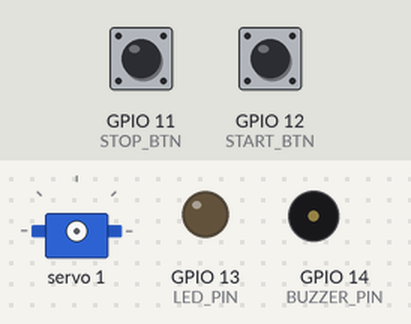
A sketch run on a simulated ESP32-S3. On the bench: servo, output pins drawn as LEDs (lit = HIGH), buzzer (waves = sounding, pin HIGH). Inputs (shaded band) come from the test bench; at power-on: GPIO 12 (START_BTN) HIGH, GPIO 11 (STOP_BTN) HIGH. What the sketch prints to the serial monitor is not drawn.

Above: at 1.8 s.
1.9 s: GPIO 12 (START_BTN) pulled LOW for 0.15 s
At 3.2 s:
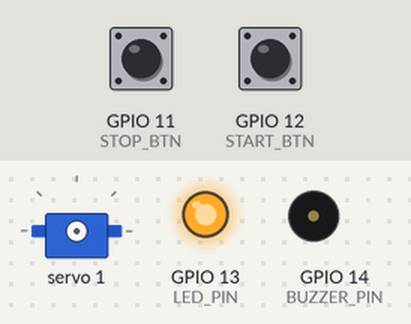
5.0 s: GPIO 11 (STOP_BTN) pulled LOW for 0.15 s
At 6.2 s:
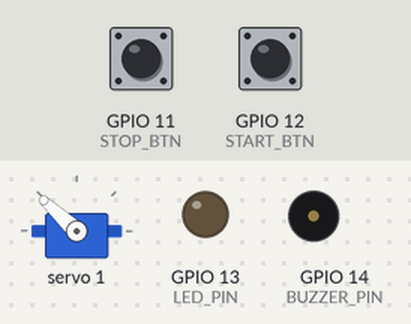
6.6 s: GPIO 12 (START_BTN) pulled LOW for 1 s
At 8.2 s:
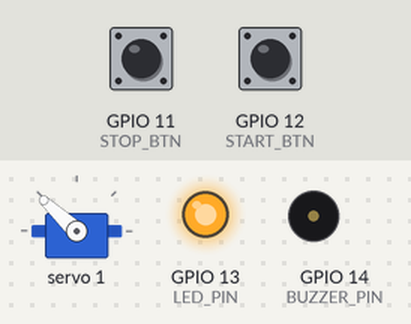
10.6 s: GPIO 11 (STOP_BTN) pulled LOW for 1 s
At 11.6 s:
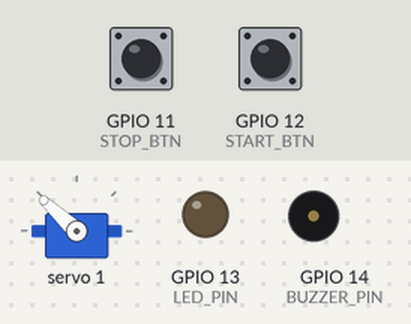
13.1 s: GPIO 12 (START_BTN) pulled LOW for 0.15 s
At 13.18 s:
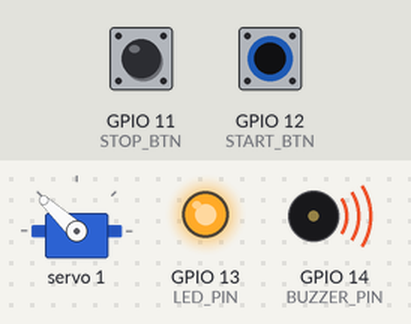
16.2 s: GPIO 11 (STOP_BTN) pulled LOW for 3.2 s
At 16.9 s:
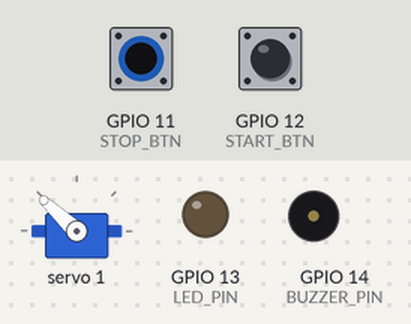
Timing chart, 0 to 19.2 s (numbered marks = the images above; inputs shaded):
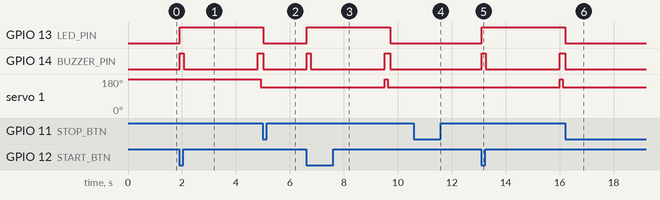

The sketch:

c_servos_stand_stop.ino
```cpp
/**********************************************************************
 * File       : c_servos_start_stop.ino
 * Title      : Modular PCA9685 Servo Controller Shell
 * Author     : Rudy Martin / Next Shift Consulting
 * Project    : Artemis DSAI 2025 Camp
 * Description: A reusable button-controlled shell for servo routines.
 **********************************************************************/

#include <Wire.h>
#include <Adafruit_PWMServoDriver.h>

// --- Pin Configuration ---
const uint8_t SERVO_SDA   = 4;
const uint8_t SERVO_SCL   = 5;
const uint8_t BUZZER_PIN  = 14;
const uint8_t LED_PIN     = 13;
const uint8_t START_BTN   = 12;
const uint8_t STOP_BTN    = 11;

Adafruit_PWMServoDriver pwm = Adafruit_PWMServoDriver(0x40, Wire);

// --- Runtime State ---
bool runMode = false;  // True = execute routine
bool stopFlag = false; // Set when STOP button is pressed

// --- Forward Declarations ---
void waitForSerial();
void scanI2CDevices(TwoWire &bus);
void shellLoop();
void beepOnce();
void runSelectedRoutine();  // <== SWAPPABLE CORE FUNCTION
void runRoutine_sweep();    // Example: default sweep routine
// Future: void runRoutine_classify(), etc.


bool checkStop() {
  if (digitalRead(STOP_BTN) == LOW) {
    Serial.println("⏹️ STOP button pressed mid-pattern.");
    stopFlag = true;
    digitalWrite(BUZZER_PIN, LOW);
    digitalWrite(LED_PIN, LOW);
    return true;
  }
  return false;
}

/* ---------------------------------------------
 * Binary tone pattern + servo sync for each bit
 * Each 1-bit = beep + servo move
 * Each 0-bit = pause only
 * Slower for dramatic effect.
 * --------------------------------------------- */
void playBinaryToneAndMove(uint8_t channel, uint8_t bits = 4, int onTime = 200, int offTime = 200) {
  Serial.printf("CH%02d → ", channel);
  for (int i = bits - 1; i >= 0; i--) {
    if (stopFlag || checkStop()) break;

    bool bit = (channel >> i) & 0x01;
    Serial.print(bit ? "1" : "0");

    if (bit) {
      digitalWrite(BUZZER_PIN, HIGH);
      digitalWrite(LED_PIN, HIGH);

      pwm.setPWM(channel, 0, 600);
      for (int t = 0; t < onTime / 2; t += 20) {
        delay(20);
        if (checkStop()) break;
      }

      pwm.setPWM(channel, 0, 400);
      for (int t = 0; t < onTime / 2; t += 20) {
        delay(20);
        if (checkStop()) break;
      }

      pwm.setPWM(channel, 0, 0);
      digitalWrite(BUZZER_PIN, LOW);
      digitalWrite(LED_PIN, LOW);
    } else {
      for (int t = 0; t < offTime; t += 20) {
        delay(20);
        if (checkStop()) break;
      }
    }

    if (checkStop()) break;
    delay(150);  // dramatic inter-bit pause
  }
  Serial.println();
}


void setup() {
  Serial.begin(115200);
  waitForSerial();

  pinMode(BUZZER_PIN, OUTPUT);
  pinMode(LED_PIN, OUTPUT);
  pinMode(START_BTN, INPUT_PULLUP);
  pinMode(STOP_BTN, INPUT_PULLUP);

  digitalWrite(BUZZER_PIN, LOW);
  digitalWrite(LED_PIN, LOW);

  Serial.println("🔌 Starting Modular PCA9685 Servo Shell");

  Wire.begin(SERVO_SDA, SERVO_SCL);
  Wire.setClock(400000);

  scanI2CDevices(Wire);

  Serial.println("⚙️  Initializing PCA9685...");
  pwm.begin();
  pwm.setPWMFreq(50);
  delay(100);

  Serial.println("✅ System ready. Press START to run selected routine.");
}

void loop() {
  shellLoop();  // all control logic here
}

/* ---------------------------------------------
 * Shell Control Loop: handles start/stop
 * --------------------------------------------- */
void shellLoop() {
  static bool waiting = true;

  // START button triggers routine
  if (digitalRead(START_BTN) == LOW && !runMode) {
    Serial.println("▶️ START button pressed. Executing routine...");
    digitalWrite(LED_PIN, HIGH);
    beepOnce();
    runMode = true;
    stopFlag = false;
    runSelectedRoutine();  // 🔁 <-- This is your hot-swappable core!
    digitalWrite(LED_PIN, LOW);
    runMode = false;
    Serial.println("✅ Routine completed or stopped.");
  }

  // STOP button interrupt
  if (digitalRead(STOP_BTN) == LOW && runMode) {
    Serial.println("⏹️ STOP button pressed. Interrupting routine...");
    stopFlag = true;
    beepOnce();
    delay(300);  // debounce
  }

  delay(50);
}

/* ---------------------------------------------
 * SWAPPABLE: Replace this with any routine
 * --------------------------------------------- */
void runSelectedRoutine() {
  runRoutine_sweep();  // Replace with your logic: runRoutine_detect(), etc.
}

/* ---------------------------------------------
 * Example Routine: Sweep all channels (abortable)
 * --------------------------------------------- */
void runRoutine_sweep() {
  for (int ch = 0; ch < 16; ch++) {
    if (stopFlag) break;

    Serial.printf("🔁 Channel %02d: Binary Motion\n", ch);

    // 🧠 Play binary tone+motion pattern
    playBinaryToneAndMove(ch, 4, 200, 200);  // slower, clearer

    delay(300);  // rest between channels
  }

  Serial.println("✅ Full channel routine complete.");
}

/* ---------------------------------------------
 * Optional: I2C device scan
 * --------------------------------------------- */
void scanI2CDevices(TwoWire &bus) {
  Serial.println("🔍 Scanning I2C bus...");
  bool found = false;
  for (uint8_t addr = 1; addr < 127; addr++) {
    bus.beginTransmission(addr);
    if (bus.endTransmission() == 0) {
      Serial.print("✅ Device found at 0x");
      Serial.println(addr, HEX);
      found = true;
    }
  }
  if (!found) Serial.println("⚠️ No I2C devices found.");
}

/* ---------------------------------------------
 * Simple feedback beep
 * --------------------------------------------- */
void beepOnce() {
  digitalWrite(BUZZER_PIN, HIGH);
  delay(150);
  digitalWrite(BUZZER_PIN, LOW);
}

/* ---------------------------------------------
 * Serial wait for boards like ESP32-S3
 * --------------------------------------------- */
void waitForSerial() {
  unsigned long start = millis();
  while (!Serial && millis() - start < 10000) delay(100);
  delay(500);
  Serial.println("📡 Serial connected.");
}
```

Measured:
- after the input at 1.9 s, GPIO 13 (LED_PIN): LOW → HIGH at once; GPIO 14 (BUZZER_PIN): LOW → HIGH at once, → LOW 0.15 s later, → HIGH 2.8 s later; servo 1: 180° → 137° after 3.0 s
- after the input at 5.0 s, GPIO 13 (LED_PIN), GPIO 14 (BUZZER_PIN): goes on until 5.0 s, then stays LOW
- after the input at 6.6 s, GPIO 13 (LED_PIN): LOW → HIGH at once, → LOW 3.1 s later; GPIO 14 (BUZZER_PIN): alternates HIGH for 0.18 s and LOW for 2.8 s, starting at once; servo 1: 137° → 180° after 2.9 s, → 137° 0.10 s later
- after the input at 10.6 s, GPIO 13 (LED_PIN), GPIO 14 (BUZZER_PIN): stops changing and stays LOW
- after the input at 13.1 s, GPIO 13 (LED_PIN): LOW → HIGH at once; GPIO 14 (BUZZER_PIN): LOW → HIGH at once, → LOW 0.15 s later, → HIGH 2.8 s later; servo 1: 137° → 180° after 2.9 s, → 137° 0.10 s later
- after the input at 16.2 s, GPIO 13 (LED_PIN), GPIO 14 (BUZZER_PIN): goes on until 16.2 s, then stays LOW
